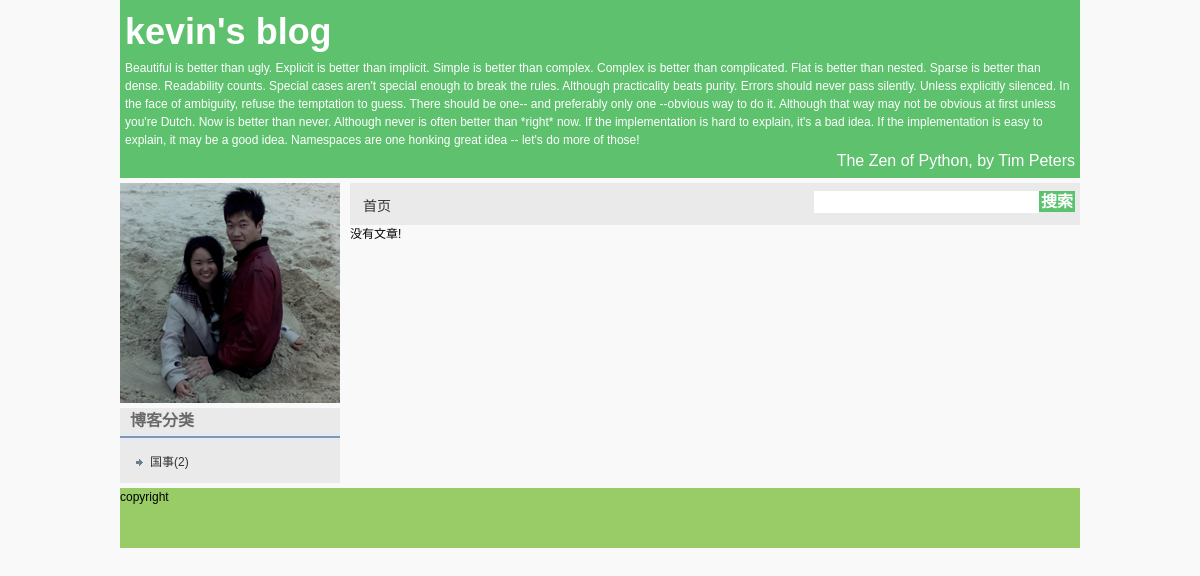
Page /blog/cat/4/ on the earlier database version.
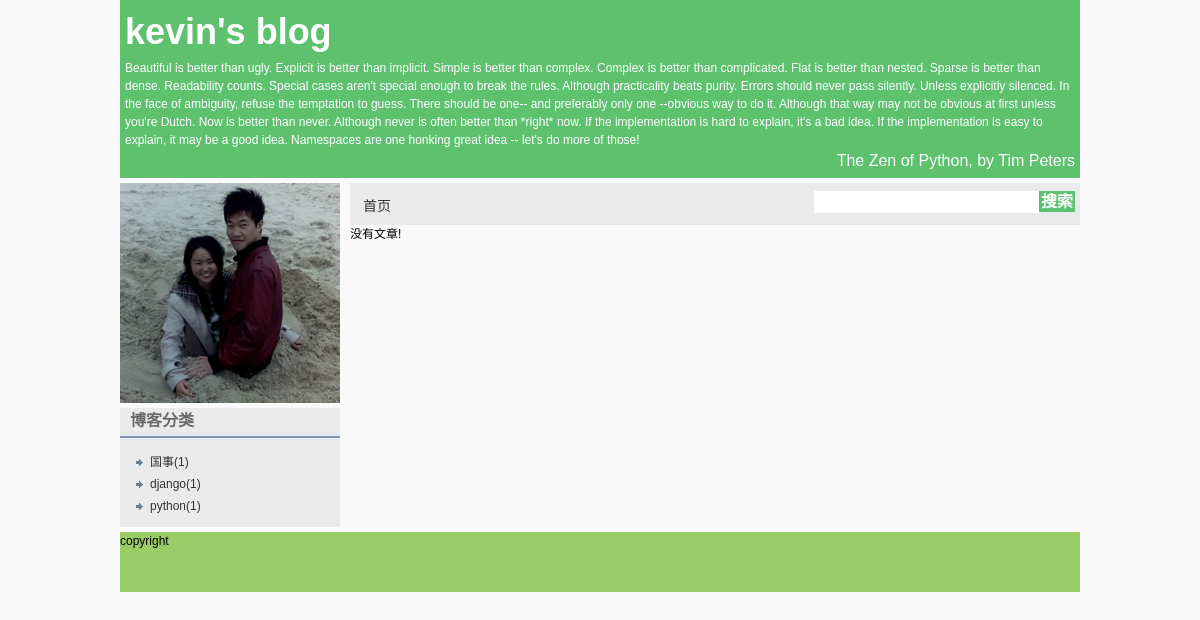
Same page on the later database version.
### blog/models.py (models this page shows, shortened)
class Category(models.Model):
    name = models.CharField("分类", max_length=64)

### blog/views.py (the view)
# urls.py: url(r'cat/(?P<id>\d{1,5})/$', 'category', name="articles_by_cat"),
def category(request,id='0'):
    blog = Blog()
    try:
        cat = Category.objects.get(id=id)
        articles = cat.article_set.all()
    except Article.DoesNotExist, e:
        raise Http404
    return render_to_response('index.html', locals())

### blog/templates/index.html (shortened to what this page needs)
{% extends "layout.html" %}
{% block content %}
       <div class="article_list">
          {% if not articles %}
          没有文章!
          {% endif %}
        </div>
{% endblock %}

### blog/templates/layout.html (shortened to what this page needs)
<!DOCTYPE html PUBLIC "-//W3C//DTD XHTML 1.0 Transitional//EN" "http://www.w3.org/TR/xhtml1/DTD/xhtml1-transitional.dtd">
<html xmlns="http://www.w3.org/1999/xhtml">
<head>
{% load static %}
<link href="{% get_static_prefix %}css/layout.css" rel="stylesheet" type="text/css" />
<link type="text/css" rel="stylesheet" href="{% get_static_prefix %}syntaxhighlighter/styles/shCore.css"></link>
<link type="text/css" rel="stylesheet" href="{% get_static_prefix %}syntaxhighlighter/styles/shCoreDefault.css"></link>
</head>
<body>
<div id="container">
  <div id="header">
    <p class="one">{{ blog.name }}</p>
    {% if blog.zen %}
    <p class="three">{{ blog.zen.content }}</p>
    {% if blog.zen.author %}
    <p class="two">{{ blog.zen.author }}</p>
    {% endif %}
    {% endif %}
  </div>
  <div id="mainContent">
    <div id="sidebar">
      <div id="owner">
        <div id="icon">
          <a href="{% url 'about_me' %}">
          <img src="{% get_static_prefix %}images/IMG_Ali_01447.jpg" alt="头像" name="" width="220" height="220" />
        </a>
        </div>
      </div>
      {% if blog.categories %}
      <div id="categories"><span class="sidetitle">博客分类</span>
        <div class="sep"></div>
		    <ul id="ulpic">
        {% for cat in blog.categories %}
          {% if cat.article_set.count > 0 %}
          <li><a href="{% url 'articles_by_cat' cat.id %}">{{ cat.name }}({{cat.article_set.count}})</a></li>
          {% endif %}
		    {% endfor %}
        </ul>
      </div>
      {% endif %}
    </div>
    <div id="content">
      <div id="top_div">
        <ul>
          <li><a href="{% url 'home' %}">首页</a></li>
        </ul>
        <form class="search">
        <input id="search" size="30"/><a href="/search" >搜索</a>
        </form>
      </div>
      {% block content %}
        {% endblock %}
      </div>
    </div>
    <div id="footer">copyright</div>
  </div>
</body>
</html>

Differences in the rows shown:
computed for Category "国事": article_set.count "2" → "1"
now on this page (row unchanged): Category: name "django", article_set.count "1"
added Category: name "python", article_set.count "1"
